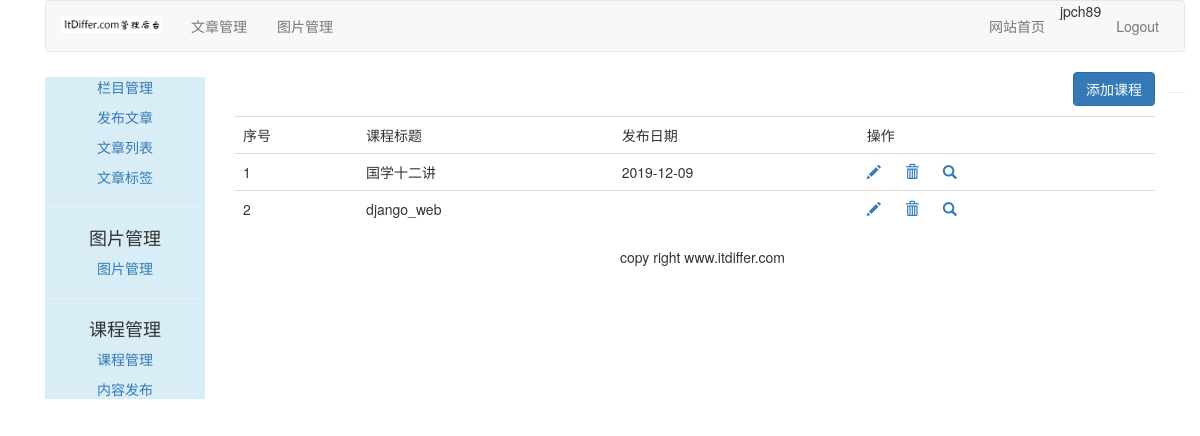
/course/manage-course/ (signed in), run on an earlier commit of the app's database.
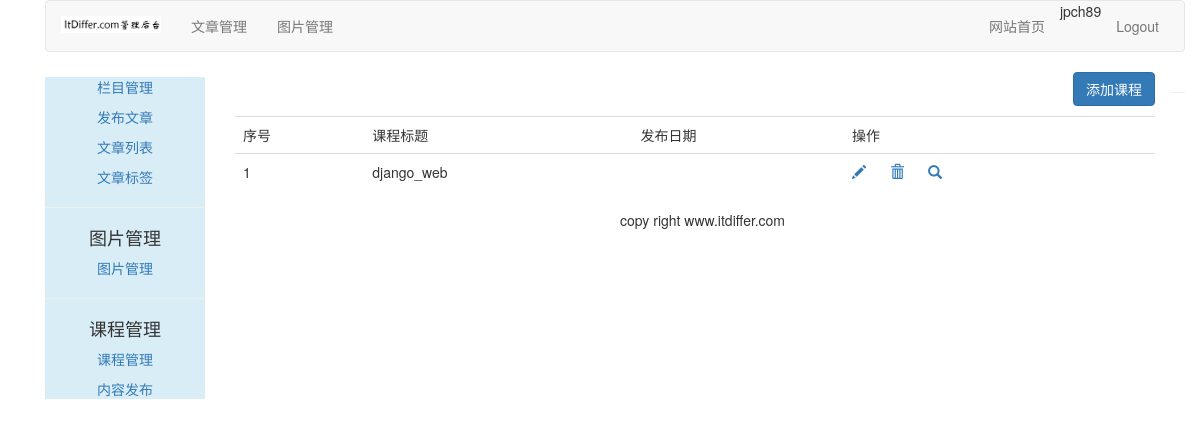
And on a later commit of the database.
### course/models.py (models this page shows, shortened)
class Course(models.Model):
    user = models.ForeignKey(User, on_delete=models.CASCADE, related_name='courses_user')
    title = models.CharField(max_length=200)
    slug = models.SlugField(max_length=200, unique=True)
    overview = models.TextField()
    created = models.DateTimeField(auto_now_add=True)
    student = models.ManyToManyField(User, related_name='courses_joined', blank=True)
    class Meta:
        ordering = ('-created', )

### course/views.py (the view)
# urls.py: path('manage-course/', ManageCourseListView.as_view(), name='manage_course'),
class ManageCourseListView(UserCourseMixin, ListView):
    context_object_name = 'courses'
    template_name = 'course/manage/manage_course_list.html'

### course/views.py (called while the page is built)
    def get_queryset(self):
        qs = super(UserMixin, self).get_queryset()
        return qs.filter(user=self.request.user)

### templates/course/manage/manage_course_list.html (shortened to what this page needs)
{% extends "article/base.html" %}
{% load static %}
{% block content %}
<div>
  <div class="text-right">
    <a href="{% url 'course:create_course' %}">
      <button type="button" class="btn btn-primary">添加课程</button>
    </a>
  </div>
  <table class="table table-hover" style="margin-top: 10px;">
    <tr>
      <td>序号</td>
      <td>课程标题</td>
      <td>发布日期</td>
      <td>操作</td>
    </tr>
    {% for course in courses %}
    <tr id={{ forloop.counter }}>
      <td>{{ forloop.counter }}</td>
      <td>{{ course.title }}</td>
      <td>{{ course.created | date:"Y-m-d" }}</td>
      <td>
        <a href="javascript:;" name="edit" onclick="updateCourseTitle({{ course.id }}, '{{ course.title }}')">
          <span class="glyphicon glyphicon-pencil"></span>
        </a>
        <a href="{% url 'course:delete_course' course.id %}" name="delete" class="delete">
          <span class="glyphicon glyphicon-trash" style="margin-left: 20px;"></span>
        </a>
        <a href="{% url 'course:list_lessons' course.id %}"><span class="glyphicon glyphicon-search"
            style="margin-left: 20px;"></span></a>
      </td>
    </tr>
    {% endfor %}
  </table>
</div>
{% endblock content %}

What changed in the data, as far as the page shows it:
removed Course: title "国学十二讲", created "2019-12-09"
